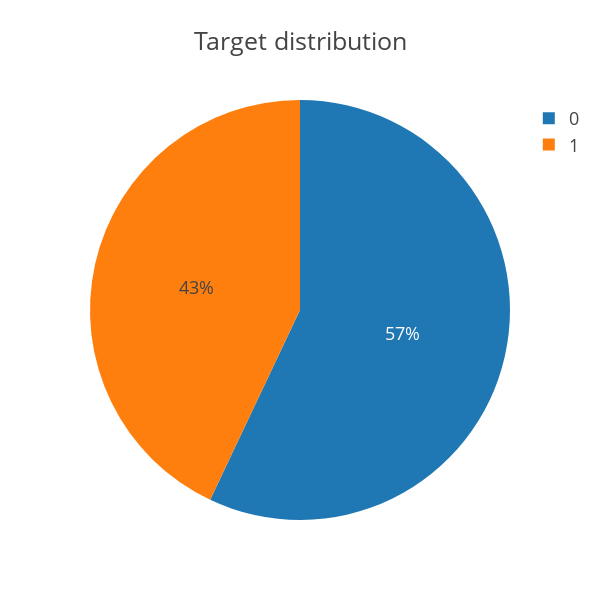

The cell this chart's notebook holds for it:
### Code cell
## target distribution ##
from plotly import tools
import plotly.offline as py
import plotly.figure_factory as ff
py.init_notebook_mode(connected=True)
import plotly.graph_objs as go
cnt_srs = train_data['target'].value_counts()
labels = (np.array(cnt_srs.index))
sizes = (np.array((cnt_srs / cnt_srs.sum())*100))

trace = go.Pie(labels=labels, values=sizes)
layout = go.Layout(
    title='Target distribution',
    font=dict(size=18),
    width=600,
    height=600,
)
data = [trace]
fig = go.Figure(data=data, layout=layout)
py.iplot(fig, filename="usertype")

### Figure 1 — Plotly figure (JSON) as saved in the notebook; plotly's stock layout.template omitted (floating-point values rounded to 4 significant figures)
{"data": [{"labels": [0, 1], "type": "pie", "uid": "c70f5ade-98cb-4379-b3bc-f8a9892d3c1b", "values": [57.03, 42.97]}], "layout": {"font": {"size": 18}, "height": 600, "title": {"text": "Target distribution"}, "width": 600}}
